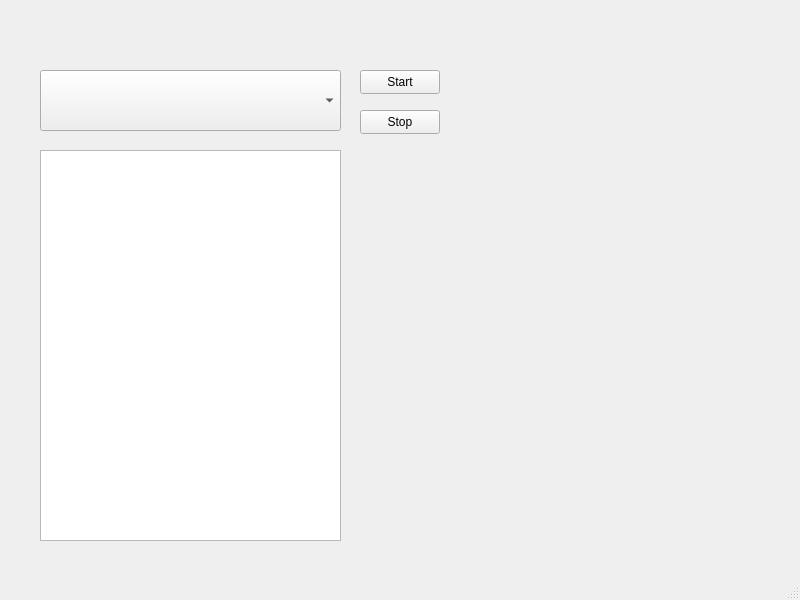
<?xml version="1.0" encoding="UTF-8"?>
<ui version="4.0">
 <class>MainWindow</class>
 <widget class="QMainWindow" name="MainWindow">
  <property name="geometry">
   <rect>
    <x>0</x>
    <y>0</y>
    <width>800</width>
    <height>600</height>
   </rect>
  </property>
  <property name="windowTitle">
   <string>MainWindow</string>
  </property>
  <widget class="QWidget" name="centralwidget">
   <widget class="QComboBox" name="deviceComboBox">
    <property name="geometry">
     <rect>
      <x>40</x>
      <y>70</y>
      <width>301</width>
      <height>61</height>
     </rect>
    </property>
   </widget>
   <widget class="QPushButton" name="startButton">
    <property name="geometry">
     <rect>
      <x>360</x>
      <y>70</y>
      <width>80</width>
      <height>24</height>
     </rect>
    </property>
    <property name="text">
     <string>Start</string>
    </property>
   </widget>
   <widget class="QPushButton" name="stopButton">
    <property name="geometry">
     <rect>
      <x>360</x>
      <y>110</y>
      <width>80</width>
      <height>24</height>
     </rect>
    </property>
    <property name="text">
     <string>Stop</string>
    </property>
   </widget>
   <widget class="QTableWidget" name="tableWidget">
    <property name="geometry">
     <rect>
      <x>40</x>
      <y>150</y>
      <width>301</width>
      <height>391</height>
     </rect>
    </property>
   </widget>
  </widget>
  <widget class="QMenuBar" name="menubar">
   <property name="geometry">
    <rect>
     <x>0</x>
     <y>0</y>
     <width>800</width>
     <height>21</height>
    </rect>
   </property>
  </widget>
  <widget class="QStatusBar" name="statusbar"/>
 </widget>
 <resources/>
 <connections/>
</ui>
